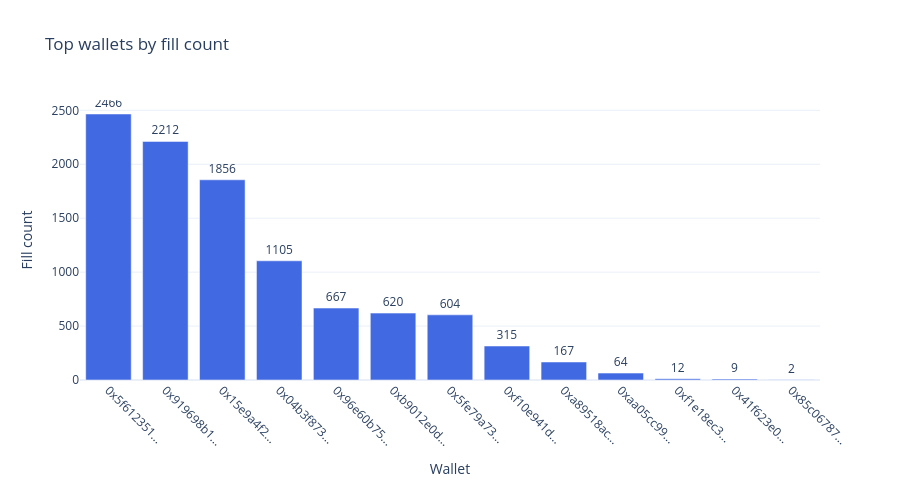

Here is the notebook cell this chart was saved with:
### Code cell
top15 = wallet_stats.sort_values(by='fill_count', ascending=False).head(15)

fig_wallet = go.Figure()
fig_wallet.add_trace(go.Bar(
    x=top15.index.str[:10] + '...',
    y=top15['fill_count'],
    marker_color='royalblue',
    text=top15['fill_count'],
    textposition='outside',
))

fig_wallet.update_layout(
    title='Top wallets by fill count',
    xaxis_title='Wallet',
    yaxis_title='Fill count',
    template='plotly_white',
    height=500,
    margin=dict(b=120),
)
fig_wallet.update_xaxes(tickangle=45)
fig_wallet.show()

### Figure 1 — Plotly figure (JSON) as saved in the notebook; plotly's stock layout.template omitted (floating-point values rounded to 4 significant figures)
{"data": [{"marker": {"color": "royalblue"}, "text": [2466.0, 2212.0, 1856.0, 1105.0, 667.0, 620.0, 604.0, 315.0, 167.0, 64.0, 12.0, 9.0, 2.0], "textposition": "outside", "type": "bar", "x": ["0x5f612351...", "0x919698b1...", "0x15e9a4f2...", "0x04b3f873...", "0x96e60b75...", "0xb9012e0d...", "0x5fe79a73...", "0xf10e941d...", "0xa89518ac...", "0xaa05cc99...", "0xf1e18ec3...", "0x41f623e0...", "0x85c06787..."], "y": [2466, 2212, 1856, 1105, 667, 620, 604, 315, 167, 64, 12, 9, 2]}], "layout": {"height": 500, "margin": {"b": 120}, "title": {"text": "Top wallets by fill count"}, "xaxis": {"tickangle": 45, "title": {"text": "Wallet"}}, "yaxis": {"title": {"text": "Fill count"}}}}
